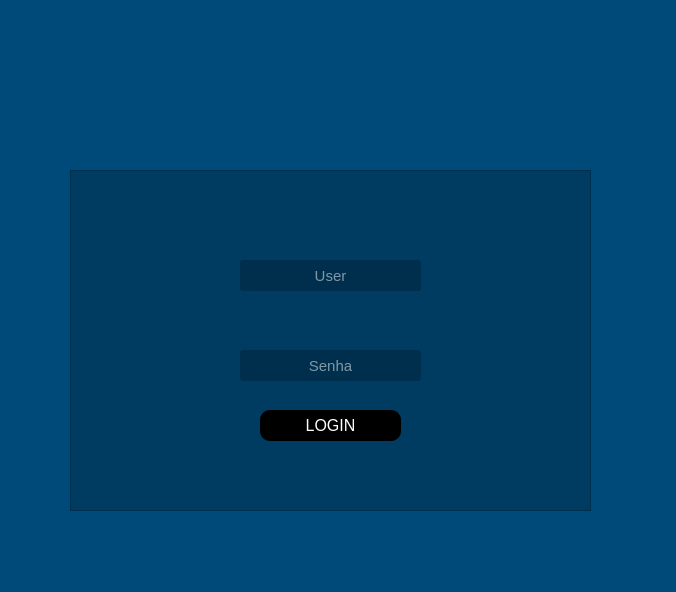
<?xml version="1.0" encoding="UTF-8"?>
<ui version="4.0">
 <class>login</class>
 <widget class="QWidget" name="login">
  <property name="geometry">
   <rect>
    <x>0</x>
    <y>0</y>
    <width>676</width>
    <height>592</height>
   </rect>
  </property>
  <property name="windowTitle">
   <string>Form</string>
  </property>
  <property name="styleSheet">
   <string notr="true">background-color:rgb(0, 74, 122);</string>
  </property>
  <widget class="QFrame" name="frame">
   <property name="geometry">
    <rect>
     <x>70</x>
     <y>170</y>
     <width>521</width>
     <height>341</height>
    </rect>
   </property>
   <property name="styleSheet">
    <string notr="true">background-color: rgba(0,0,0,0.2);</string>
   </property>
   <property name="frameShape">
    <enum>QFrame::StyledPanel</enum>
   </property>
   <property name="frameShadow">
    <enum>QFrame::Raised</enum>
   </property>
   <widget class="QLineEdit" name="txt_user">
    <property name="geometry">
     <rect>
      <x>170</x>
      <y>90</y>
      <width>181</width>
      <height>31</height>
     </rect>
    </property>
    <property name="font">
     <font>
      <pointsize>11</pointsize>
     </font>
    </property>
    <property name="styleSheet">
     <string notr="true">color:rgb(255, 255, 255)</string>
    </property>
    <property name="alignment">
     <set>Qt::AlignCenter</set>
    </property>
    <property name="placeholderText">
     <string>User</string>
    </property>
   </widget>
   <widget class="QLineEdit" name="txt_password">
    <property name="geometry">
     <rect>
      <x>170</x>
      <y>180</y>
      <width>181</width>
      <height>31</height>
     </rect>
    </property>
    <property name="font">
     <font>
      <pointsize>11</pointsize>
     </font>
    </property>
    <property name="styleSheet">
     <string notr="true">color: rgb(255, 255, 255);</string>
    </property>
    <property name="echoMode">
     <enum>QLineEdit::Password</enum>
    </property>
    <property name="alignment">
     <set>Qt::AlignCenter</set>
    </property>
    <property name="placeholderText">
     <string>Senha</string>
    </property>
   </widget>
   <widget class="QPushButton" name="btn_login">
    <property name="geometry">
     <rect>
      <x>190</x>
      <y>240</y>
      <width>141</width>
      <height>31</height>
     </rect>
    </property>
    <property name="font">
     <font>
      <pointsize>12</pointsize>
     </font>
    </property>
    <property name="cursor">
     <cursorShape>PointingHandCursor</cursorShape>
    </property>
    <property name="styleSheet">
     <string notr="true">QPushButton{

background-color: rgb(0, 0, 0);
color: rgb(255, 255, 255);
border-radius:10px;


}

QPushButton:hover{

background-color: rgb(255, 255, 255);
color: rgb(0,0,0);
border-radius:10px;


}</string>
    </property>
    <property name="text">
     <string>LOGIN</string>
    </property>
   </widget>
  </widget>
  <widget class="QLabel" name="label">
   <property name="geometry">
    <rect>
     <x>220</x>
     <y>60</y>
     <width>211</width>
     <height>161</height>
    </rect>
   </property>
   <property name="text">
    <string/>
   </property>
   <property name="pixmap">
    <pixmap>../../Downloads/icon_title.png</pixmap>
   </property>
   <property name="scaledContents">
    <bool>true</bool>
   </property>
  </widget>
  <zorder>label</zorder>
  <zorder>frame</zorder>
 </widget>
 <resources/>
 <connections/>
</ui>
